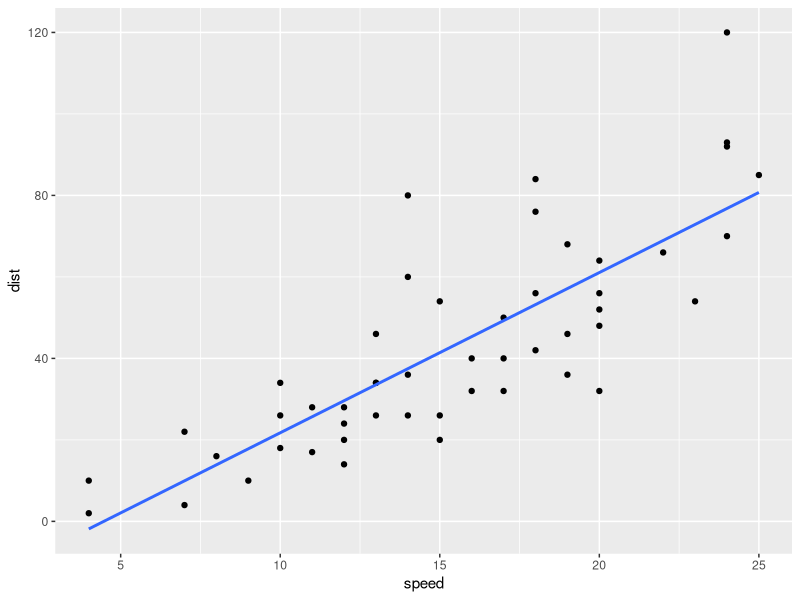

The R script that drew this image:
## ---- chunk 1
# 필요한 라이브러리(ggplot2, car) 설치 및 불러오기
# install.packages("ggplot2")

library(ggplot2)

# 데이터 불러오기
data(cars)

# 회귀분석 모델 적합
fit <- lm(dist ~ speed, data = cars)

# 회귀분석 결과 요약
summary(fit)

# 회귀선이 있는 산점도 그리기
ggplot(cars, aes(x = speed, y = dist)) + 
  geom_point() +
  geom_smooth(method = "lm", se = FALSE)
